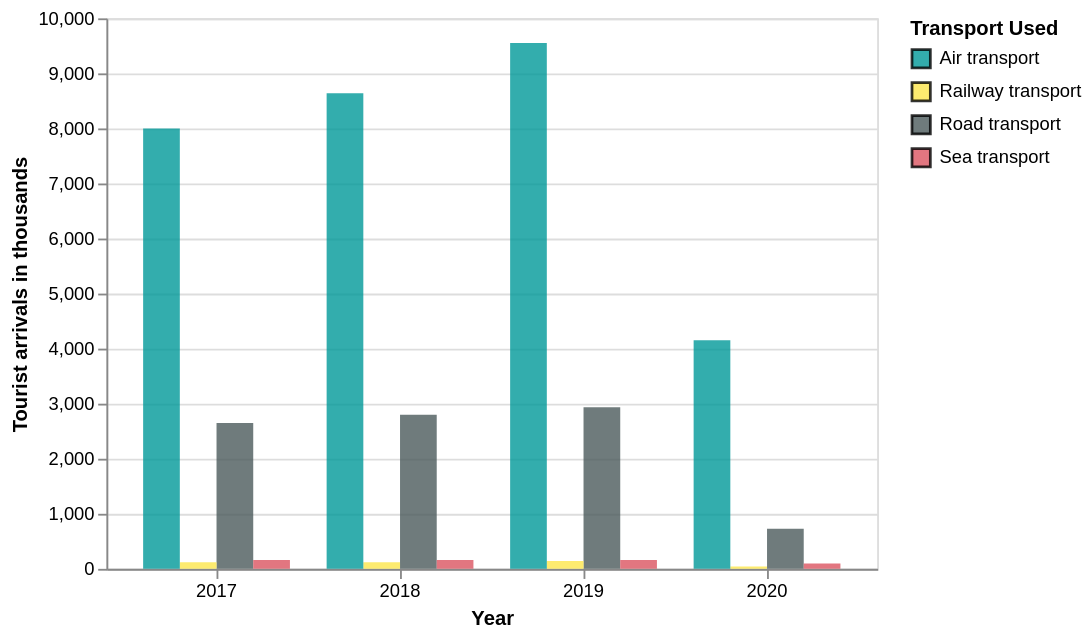

The specification (Vega-Lite) saved for this image:
### Vega-Lite specification from a JSON file in a GitHub repository (floating-point values rounded to 4 significant figures)
{"$schema": "https://vega.github.io/schema/vega-lite/v5.json", "data": {"values": [{"Year": "2017", "Transport Used": "Road transport", "Tourist arrivals in thousands": 2648.0}, {"Year": "2017", "Transport Used": "Railway transport", "Tourist arrivals in thousands": 117.8}, {"Year": "2017", "Transport Used": "Air transport", "Tourist arrivals in thousands": 7998.0}, {"Year": "2017", "Transport Used": "Sea transport", "Tourist arrivals in thousands": 161.2}, {"Year": "2018", "Transport Used": "Road transport", "Tourist arrivals in thousands": 2797.0}, {"Year": "2018", "Transport Used": "Railway transport", "Tourist arrivals in thousands": 121.9}, {"Year": "2018", "Transport Used": "Air transport", "Tourist arrivals in thousands": 8639.0}, {"Year": "2018", "Transport Used": "Sea transport", "Tourist arrivals in thousands": 162.4}, {"Year": "2019", "Transport Used": "Road transport", "Tourist arrivals in thousands": 2936.0}, {"Year": "2019", "Transport Used": "Railway transport", "Tourist arrivals in thousands": 141.7}, {"Year": "2019", "Transport Used": "Air transport", "Tourist arrivals in thousands": 9552.0}, {"Year": "2019", "Transport Used": "Sea transport", "Tourist arrivals in thousands": 162.4}, {"Year": "2020", "Transport Used": "Road transport", "Tourist arrivals in thousands": 729.9}, {"Year": "2020", "Transport Used": "Railway transport", "Tourist arrivals in thousands": 42.84}, {"Year": "2020", "Transport Used": "Air transport", "Tourist arrivals in thousands": 4151.0}, {"Year": "2020", "Transport Used": "Sea transport", "Tourist arrivals in thousands": 99.21}]}, "width": "container", "params": [{"name": "legend_highlight", "select": {"type": "point", "fields": ["Transport Used"], "on": "click"}, "bind": "legend"}, {"name": "highlight", "select": {"type": "point", "on": "mouseover", "clear": "mouseout"}}], "mark": {"type": "bar", "stroke": "black", "cursor": "pointer"}, "encoding": {"x": {"field": "Year"}, "y": {"field": "Tourist arrivals in thousands", "type": "quantitative"}, "xOffset": {"field": "Transport Used"}, "color": {"field": "Transport Used", "type": "nominal", "scale": {"domain": ["Air transport", "Railway transport", "Road transport", "Sea transport"], "range": ["#009999", "#FDE74C", "#4C5B5C", "#DB5461"]}}, "opacity": {"condition": {"param": "legend_highlight", "value": 0.8}, "value": 0.2}, "strokeWidth": {"condition": [{"param": "highlight", "empty": false, "value": 1}], "value": 0}, "tooltip": [{"field": "Year", "type": "nominal"}, {"field": "Transport Used", "type": "nominal"}, {"field": "Tourist arrivals in thousands", "type": "quantitative", "format": ".1f"}]}, "config": {"axis": {"labelAngle": 0}}}
